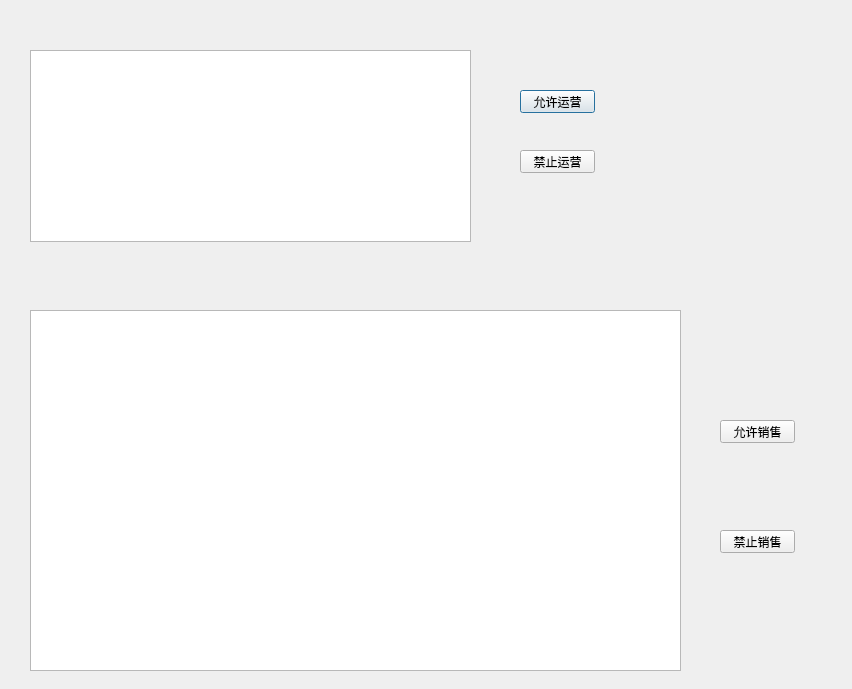
<?xml version="1.0" encoding="UTF-8"?>
<ui version="4.0">
 <class>PlatformDialog</class>
 <widget class="QDialog" name="PlatformDialog">
  <property name="geometry">
   <rect>
    <x>0</x>
    <y>0</y>
    <width>852</width>
    <height>689</height>
   </rect>
  </property>
  <property name="windowTitle">
   <string>Dialog</string>
  </property>
  <widget class="QTableWidget" name="tableWidget">
   <property name="geometry">
    <rect>
     <x>30</x>
     <y>50</y>
     <width>441</width>
     <height>192</height>
    </rect>
   </property>
  </widget>
  <widget class="QPushButton" name="pushButton">
   <property name="geometry">
    <rect>
     <x>520</x>
     <y>90</y>
     <width>75</width>
     <height>23</height>
    </rect>
   </property>
   <property name="text">
    <string>允许运营</string>
   </property>
  </widget>
  <widget class="QPushButton" name="pushButton_2">
   <property name="geometry">
    <rect>
     <x>520</x>
     <y>150</y>
     <width>75</width>
     <height>23</height>
    </rect>
   </property>
   <property name="text">
    <string>禁止运营</string>
   </property>
  </widget>
  <widget class="QTableWidget" name="tableWidget_2">
   <property name="geometry">
    <rect>
     <x>30</x>
     <y>310</y>
     <width>651</width>
     <height>361</height>
    </rect>
   </property>
  </widget>
  <widget class="QPushButton" name="pushButton_3">
   <property name="geometry">
    <rect>
     <x>720</x>
     <y>420</y>
     <width>75</width>
     <height>23</height>
    </rect>
   </property>
   <property name="text">
    <string>允许销售</string>
   </property>
  </widget>
  <widget class="QPushButton" name="pushButton_4">
   <property name="geometry">
    <rect>
     <x>720</x>
     <y>530</y>
     <width>75</width>
     <height>23</height>
    </rect>
   </property>
   <property name="text">
    <string>禁止销售</string>
   </property>
  </widget>
 </widget>
 <resources/>
 <connections/>
</ui>
